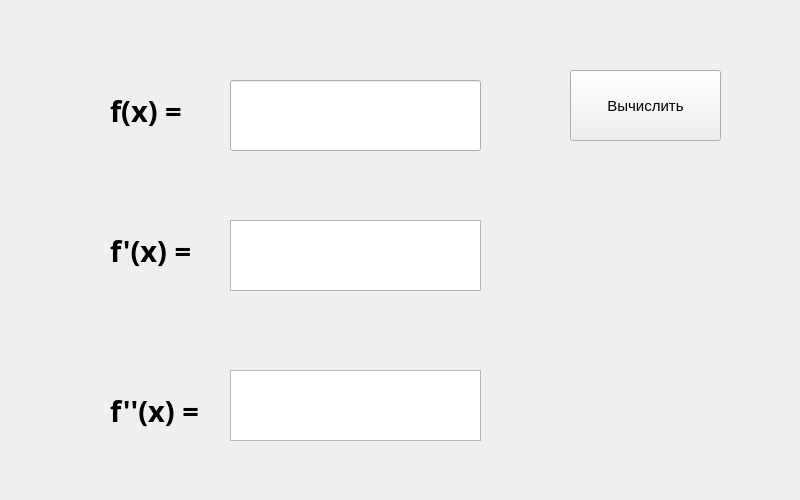
<?xml version="1.0" encoding="UTF-8"?>
<ui version="4.0">
 <class>Form</class>
 <widget class="QWidget" name="Form">
  <property name="geometry">
   <rect>
    <x>0</x>
    <y>0</y>
    <width>800</width>
    <height>500</height>
   </rect>
  </property>
  <property name="windowTitle">
   <string>Form</string>
  </property>
  <widget class="QLabel" name="label">
   <property name="geometry">
    <rect>
     <x>110</x>
     <y>90</y>
     <width>101</width>
     <height>41</height>
    </rect>
   </property>
   <property name="font">
    <font>
     <family>Segoe Print</family>
     <pointsize>22</pointsize>
     <weight>75</weight>
     <bold>true</bold>
    </font>
   </property>
   <property name="text">
    <string>f(x) =</string>
   </property>
  </widget>
  <widget class="QLabel" name="label_2">
   <property name="geometry">
    <rect>
     <x>110</x>
     <y>230</y>
     <width>101</width>
     <height>41</height>
    </rect>
   </property>
   <property name="font">
    <font>
     <family>Segoe Print</family>
     <pointsize>22</pointsize>
     <weight>75</weight>
     <bold>true</bold>
    </font>
   </property>
   <property name="text">
    <string>f'(x) =</string>
   </property>
  </widget>
  <widget class="QLabel" name="label_3">
   <property name="geometry">
    <rect>
     <x>110</x>
     <y>390</y>
     <width>101</width>
     <height>41</height>
    </rect>
   </property>
   <property name="font">
    <font>
     <family>Segoe Print</family>
     <pointsize>22</pointsize>
     <weight>75</weight>
     <bold>true</bold>
    </font>
   </property>
   <property name="text">
    <string>f''(x) =</string>
   </property>
  </widget>
  <widget class="QPushButton" name="pushButton">
   <property name="geometry">
    <rect>
     <x>570</x>
     <y>70</y>
     <width>151</width>
     <height>71</height>
    </rect>
   </property>
   <property name="font">
    <font>
     <pointsize>11</pointsize>
    </font>
   </property>
   <property name="text">
    <string>Вычислить</string>
   </property>
  </widget>
  <widget class="QTextEdit" name="fxxoutput">
   <property name="geometry">
    <rect>
     <x>230</x>
     <y>220</y>
     <width>251</width>
     <height>71</height>
    </rect>
   </property>
  </widget>
  <widget class="QTextEdit" name="fxxxoutput">
   <property name="geometry">
    <rect>
     <x>230</x>
     <y>370</y>
     <width>251</width>
     <height>71</height>
    </rect>
   </property>
  </widget>
  <widget class="QLineEdit" name="fxinput">
   <property name="geometry">
    <rect>
     <x>230</x>
     <y>80</y>
     <width>251</width>
     <height>71</height>
    </rect>
   </property>
  </widget>
  <zorder>pushButton</zorder>
  <zorder>label</zorder>
  <zorder>label_2</zorder>
  <zorder>label_3</zorder>
  <zorder>fxxoutput</zorder>
  <zorder>fxxxoutput</zorder>
  <zorder>fxinput</zorder>
 </widget>
 <resources/>
 <connections/>
</ui>
